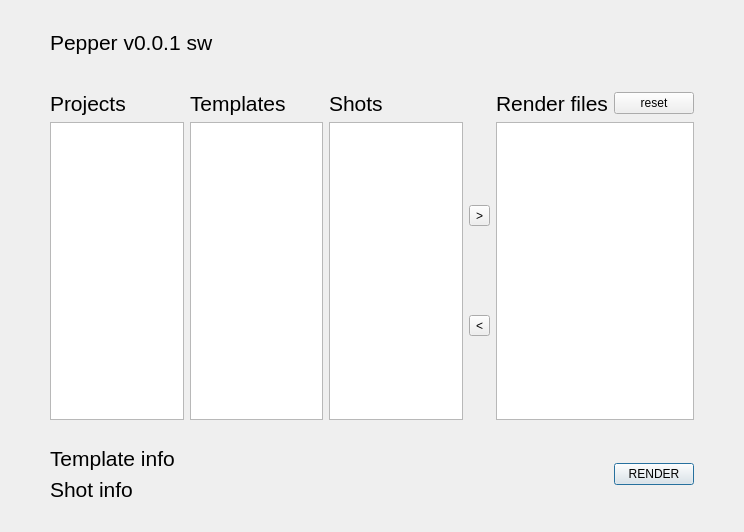
<?xml version="1.0" encoding="UTF-8"?>
<ui version="4.0">
 <class>Dialog</class>
 <widget class="QDialog" name="Dialog">
  <property name="geometry">
   <rect>
    <x>0</x>
    <y>0</y>
    <width>744</width>
    <height>532</height>
   </rect>
  </property>
  <property name="windowTitle">
   <string>Dialog</string>
  </property>
  <layout class="QGridLayout" name="gridLayout_2">
   <property name="leftMargin">
    <number>50</number>
   </property>
   <property name="topMargin">
    <number>30</number>
   </property>
   <property name="rightMargin">
    <number>50</number>
   </property>
   <property name="bottomMargin">
    <number>30</number>
   </property>
   <item row="2" column="0">
    <layout class="QHBoxLayout" name="horizontalLayout">
     <item>
      <layout class="QVBoxLayout" name="verticalLayout_3">
       <item>
        <widget class="QLabel" name="template_info">
         <property name="font">
          <font>
           <pointsize>16</pointsize>
          </font>
         </property>
         <property name="text">
          <string>Template info</string>
         </property>
        </widget>
       </item>
       <item>
        <widget class="QLabel" name="shot_info">
         <property name="font">
          <font>
           <pointsize>16</pointsize>
          </font>
         </property>
         <property name="text">
          <string>Shot info</string>
         </property>
        </widget>
       </item>
      </layout>
     </item>
     <item>
      <spacer name="horizontalSpacer">
       <property name="orientation">
        <enum>Qt::Horizontal</enum>
       </property>
       <property name="sizeType">
        <enum>QSizePolicy::Fixed</enum>
       </property>
       <property name="sizeHint" stdset="0">
        <size>
         <width>40</width>
         <height>20</height>
        </size>
       </property>
      </spacer>
     </item>
     <item>
      <widget class="QPushButton" name="render_btn">
       <property name="sizePolicy">
        <sizepolicy hsizetype="Fixed" vsizetype="Fixed">
         <horstretch>0</horstretch>
         <verstretch>0</verstretch>
        </sizepolicy>
       </property>
       <property name="minimumSize">
        <size>
         <width>0</width>
         <height>0</height>
        </size>
       </property>
       <property name="text">
        <string>RENDER</string>
       </property>
      </widget>
     </item>
    </layout>
   </item>
   <item row="0" column="0">
    <layout class="QVBoxLayout" name="verticalLayout_2">
     <item>
      <widget class="QLabel" name="label_3">
       <property name="font">
        <font>
         <pointsize>16</pointsize>
        </font>
       </property>
       <property name="text">
        <string>Pepper v0.0.1 sw</string>
       </property>
      </widget>
     </item>
     <item>
      <layout class="QGridLayout" name="gridLayout_3">
       <item row="2" column="2">
        <widget class="QListView" name="lv_shot"/>
       </item>
       <item row="2" column="3">
        <layout class="QVBoxLayout" name="verticalLayout_4">
         <item>
          <widget class="QToolButton" name="append_btn">
           <property name="text">
            <string>&gt;</string>
           </property>
          </widget>
         </item>
         <item>
          <widget class="QToolButton" name="del_btn">
           <property name="text">
            <string>&lt;</string>
           </property>
          </widget>
         </item>
        </layout>
       </item>
       <item row="1" column="2">
        <widget class="QLabel" name="label_4">
         <property name="font">
          <font>
           <pointsize>16</pointsize>
          </font>
         </property>
         <property name="text">
          <string>Shots</string>
         </property>
        </widget>
       </item>
       <item row="0" column="0">
        <spacer name="verticalSpacer">
         <property name="orientation">
          <enum>Qt::Vertical</enum>
         </property>
         <property name="sizeType">
          <enum>QSizePolicy::Fixed</enum>
         </property>
         <property name="sizeHint" stdset="0">
          <size>
           <width>50</width>
           <height>30</height>
          </size>
         </property>
        </spacer>
       </item>
       <item row="2" column="5">
        <widget class="QListView" name="lv_render"/>
       </item>
       <item row="1" column="1">
        <widget class="QLabel" name="label_2">
         <property name="font">
          <font>
           <pointsize>16</pointsize>
          </font>
         </property>
         <property name="text">
          <string>Templates</string>
         </property>
        </widget>
       </item>
       <item row="1" column="0">
        <widget class="QLabel" name="label">
         <property name="font">
          <font>
           <pointsize>16</pointsize>
          </font>
         </property>
         <property name="text">
          <string>Projects</string>
         </property>
        </widget>
       </item>
       <item row="2" column="0">
        <widget class="QListView" name="lv_proj"/>
       </item>
       <item row="1" column="5">
        <layout class="QHBoxLayout" name="horizontalLayout_2">
         <item>
          <widget class="QLabel" name="label_5">
           <property name="font">
            <font>
             <pointsize>16</pointsize>
            </font>
           </property>
           <property name="text">
            <string>Render files</string>
           </property>
          </widget>
         </item>
         <item>
          <widget class="QPushButton" name="reset_btn">
           <property name="text">
            <string>reset</string>
           </property>
          </widget>
         </item>
        </layout>
       </item>
       <item row="2" column="1">
        <widget class="QListView" name="lv_temp"/>
       </item>
      </layout>
     </item>
    </layout>
   </item>
   <item row="1" column="0">
    <spacer name="verticalSpacer_2">
     <property name="orientation">
      <enum>Qt::Vertical</enum>
     </property>
     <property name="sizeType">
      <enum>QSizePolicy::Fixed</enum>
     </property>
     <property name="sizeHint" stdset="0">
      <size>
       <width>20</width>
       <height>20</height>
      </size>
     </property>
    </spacer>
   </item>
  </layout>
 </widget>
 <resources/>
 <connections/>
</ui>
